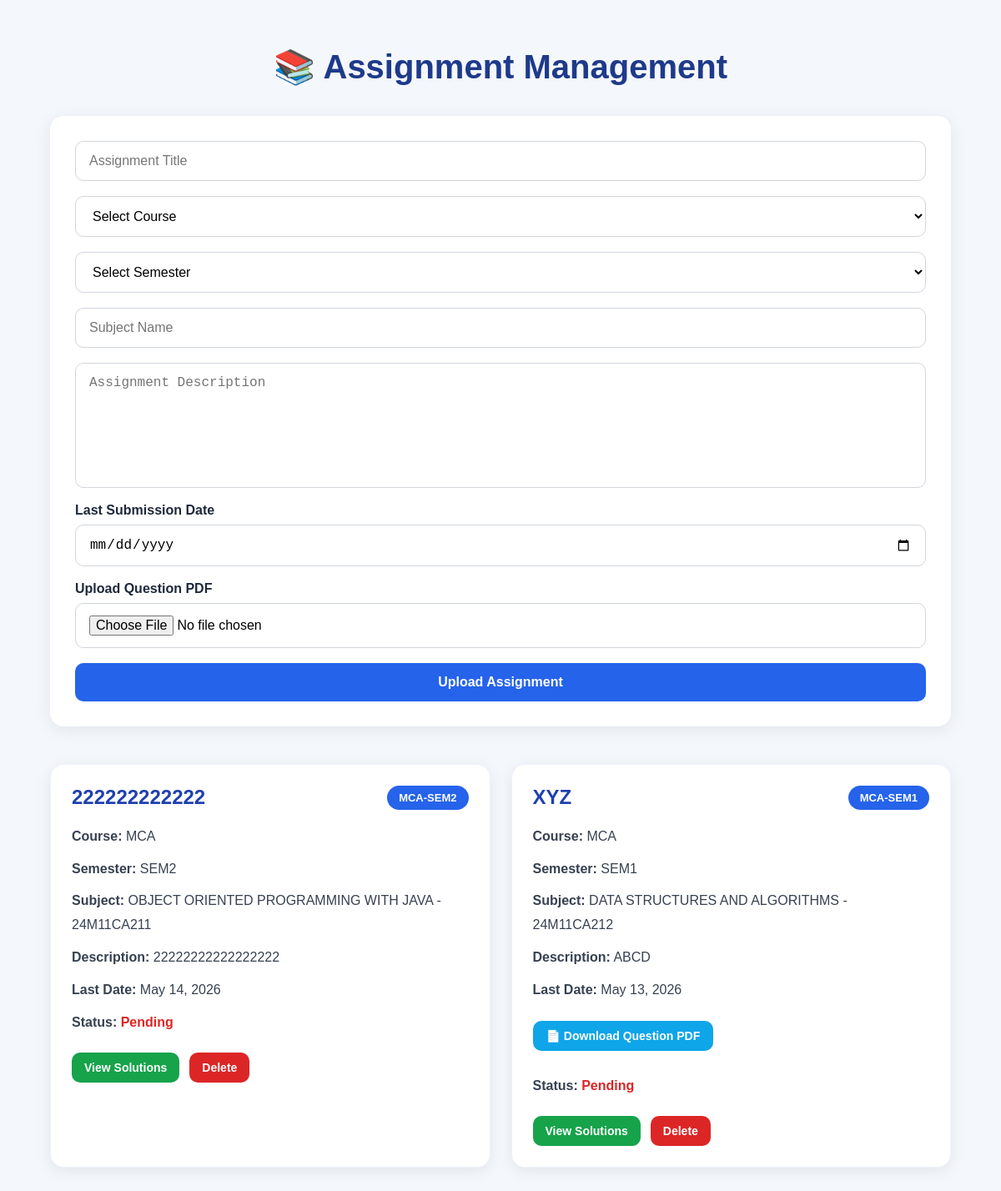
The app's page /assignments/ (signed in) with its own data.
### myapp/models.py (models this page shows, shortened)
class Assignment(models.Model):
    COURSE_CHOICES = [
        ('BTECH', 'B.Tech'),
        ('BCA', 'BCA'),
        ('MCA', 'MCA'),
        ('MBA', 'MBA'),
    ]
    SEMESTER_CHOICES = [
        ('SEM1', 'Sem 1'),
        ('SEM2', 'Sem 2'),
        ('SEM3', 'Sem 3'),
        ('SEM4', 'Sem 4'),
        ('SEM5', 'Sem 5'),
        ('SEM6', 'Sem 6'),
        ('SEM7', 'Sem 7'),
        ('SEM8', 'Sem 8'),
    ]
    teacher = models.ForeignKey(
        User,
        on_delete=models.CASCADE,
        null=True,
        blank=True
    )
    title = models.CharField(max_length=200)
    course = models.CharField(
        max_length=20,
        choices=COURSE_CHOICES
    )
    semester = models.CharField(
        max_length=10,
        choices=SEMESTER_CHOICES
    )
    class_name = models.CharField(max_length=100)
    subject = models.CharField(max_length=100)
    description = models.TextField(blank=True)
    due_date = models.DateField()
    question_pdf = models.FileField(
        upload_to='assignments/',
        null=True,
        blank=True
    )
    status = models.CharField(
        max_length=20,
        default='Pending'
    )
    created_at = models.DateTimeField(
        auto_now_add=True
    )

### myapp/views.py (the view, shortened to what this page needs)
# urls.py: path('assignments/', views.assignment_view, name='assignment'),
@login_required
def assignment_view(request):
    is_teacher = request.user.is_staff
    if is_teacher:
        assignments = Assignment.objects.all().order_by('-created_at')
    else:
        student_class = request.user.student.class_name
        assignments = Assignment.objects.filter(
            class_name=student_class
        ).order_by('-created_at')
    return render(request, 'assignment.html', {
        'assignments': assignments,
        'is_teacher': is_teacher
    })

### myapp/templates/assignment.html (shortened to what this page needs)
{% load static %}
<!DOCTYPE html>
<html>
<head>
    <link rel="stylesheet" href="{% static 'assignment.css' %}">
</head>
<body>
<div class="container">
    <h1>📚 Assignment Management</h1>
    {% if is_teacher %}
    <form method="POST"
          enctype="multipart/form-data"
          class="assignment-form">
        <input type="text"
               name="title"
               placeholder="Assignment Title"
               required>
        <select name="course" required>
            <option value="">
                Select Course
            </option>
        </select>
        <select name="semester" required>
            <option value="">
                Select Semester
            </option>
        </select>
        <input type="text"
               name="subject"
               placeholder="Subject Name"
               required>
        <textarea name="description"
                  placeholder="Assignment Description"></textarea>
        <label class="label-text">
            Last Submission Date
        </label>
        <input type="date"
               name="due_date"
               required>
        <label class="label-text">
            Upload Question PDF
        </label>
        <input type="file"
               name="question_pdf">
        <button type="submit">
            Upload Assignment
        </button>
    </form>
    {% endif %}
    <div class="assignment-list">
        {% for assignment in assignments %}
        <div class="assignment-card">
            <div class="top-section">
                <h2>
                    {{ assignment.title }}
                </h2>
                <span class="class-badge">
                    {{ assignment.class_name }}
                </span>
            </div>
            <p>
                <strong>Course:</strong>
                {{ assignment.course }}
            </p>
            <p>
                <strong>Semester:</strong>
                {{ assignment.semester }}
            </p>
            <p>
                <strong>Subject:</strong>
                {{ assignment.subject }}
            </p>
            <p>
                <strong>Description:</strong>
                {{ assignment.description }}
            </p>
            <p>
                <strong>Last Date:</strong>
                {{ assignment.due_date }}
            </p>
            {% if assignment.question_pdf %}
            <a href="{{ assignment.question_pdf.url }}"
               target="_blank"
               class="pdf-btn">
                📄 Download Question PDF
            </a>
            {% endif %}
            <p>
                <strong>Status:</strong>
                {% if assignment.status == 'Completed' %}
                    <span class="completed">
                        Completed
                    </span>
                {% else %}
                    <span class="pending">
                        Pending
                    </span>
                {% endif %}
            </p>
            {% if is_teacher %}
            <div class="btn-group">
                <a href="{% url 'view_submissions' assignment.id %}">
                    View Solutions
                </a>
                <a href="{% url 'delete_assignment' assignment.id %}">
                    Delete
                </a>
            </div>
            {% endif %}
        </div>
        {% empty %}
        <div class="empty-box">
            <h3>
                No Assignments Available
            </h3>
        </div>
        {% endfor %}
    </div>
</div>
</body>
</html>

### myapp/static/assignment.css (style rules this page uses)
body { margin:0; padding:0; font-family:Arial, Helvetica, sans-serif; background:#f4f7fc; }
.container { width:90%; max-width:1200px; margin:auto; padding:30px; }
h1 { text-align:center; color:#1e3a8a; margin-bottom:35px; font-size:40px; font-weight:bold; }
.assignment-form { background:white; padding:30px; border-radius:16px; box-shadow:0px 4px 20px rgba(0,0,0,0.08); display:flex; flex-direction:column; gap:18px; margin-bottom:45px; }
.assignment-form input, .assignment-form textarea, .assignment-form select { padding:14px 16px; border:1px solid #d1d5db; border-radius:10px; font-size:16px; outline:none; transition:0.3s; background:#fff; }
.assignment-form textarea { resize:none; height:120px; }
.label-text { font-weight:bold; color:#1e293b; margin-bottom:-10px; }
.assignment-form button { background:#2563eb; color:white; border:none; padding:14px; border-radius:10px; cursor:pointer; font-size:16px; font-weight:bold; transition:0.3s; }
.assignment-list { display:grid; grid-template-columns:repeat(auto-fit,minmax(330px,1fr)); gap:25px; }
.assignment-card { background:white; padding:25px; border-radius:16px; box-shadow:0px 4px 18px rgba(0,0,0,0.08); transition:0.3s; border:1px solid #eef2ff; }
.assignment-card h2 { color:#1e40af; margin:0; font-size:24px; }
.assignment-card p { color:#374151; line-height:1.8; margin:10px 0; }
.top-section { display:flex; justify-content:space-between; align-items:center; margin-bottom:18px; }
.class-badge { background:#2563eb; color:white; padding:7px 14px; border-radius:20px; font-size:13px; font-weight:bold; }
.pending { color:#dc2626; font-weight:bold; }
.pdf-btn { display:inline-block; margin-top:12px; margin-bottom:18px; text-decoration:none; background:#0ea5e9; color:white; padding:10px 16px; border-radius:10px; font-size:14px; font-weight:bold; transition:0.3s; }
.btn-group { margin-top:22px; display:flex; gap:12px; }
.btn-group a { text-decoration:none; padding:10px 15px; border-radius:10px; color:white; font-size:14px; font-weight:bold; transition:0.3s; }
.btn-group a:first-child { background:#16a34a; }
.btn-group a:last-child { background:#dc2626; }

### records on screen
Assignment: title "222222222222", class_name "MCA-SEM2", course "MCA", semester "SEM2", subject "OBJECT ORIENTED PROGRAMMING WITH JAVA - 24M11CA211", description "22222222222222222", due_date "May 14, 2026", status "Pending"
Assignment: title "XYZ", class_name "MCA-SEM1", course "MCA", semester "SEM1", subject "DATA STRUCTURES AND ALGORITHMS - 24M11CA212", description "ABCD", due_date "May 13, 2026", status "Pending"
